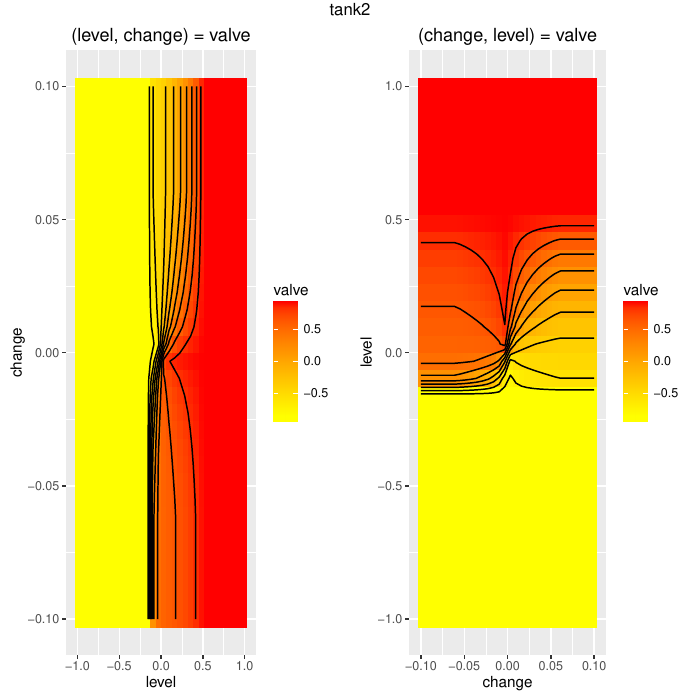

R code for this plot:
#Code automatically generated with fuzzylite 6.0.

library(ggplot2);

engine.name = "tank2"
engine.fll = "Engine: tank2
InputVariable: level
  enabled: true
  range: -1.000 1.000
  lock-range: false
  term: high Trapezoid -2.000 -1.000 -0.800 -0.001
  term: good Triangle -0.150 0.000 0.500
  term: low Trapezoid 0.001 0.800 1.000 1.500
InputVariable: change
  enabled: true
  range: -0.100 0.100
  lock-range: false
  term: falling Trapezoid -0.140 -0.100 -0.060 0.000
  term: rising Trapezoid -0.001 0.060 0.100 0.140
OutputVariable: valve
  enabled: true
  range: -1.000 1.000
  lock-range: false
  aggregation: Maximum
  defuzzifier: Centroid 200
  default: nan
  lock-previous: false
  term: close_fast Triangle -1.000 -0.900 -0.800
  term: close_slow Triangle -0.600 -0.500 -0.400
  term: no_change Triangle -0.100 0.000 0.100
  term: open_slow Triangle 0.400 0.500 0.600
  term: open_fast Triangle 0.800 0.900 1.000
RuleBlock: 
  enabled: true
  conjunction: AlgebraicProduct
  disjunction: AlgebraicSum
  implication: AlgebraicProduct
  activation: General
  rule: if level is low then valve is open_fast
  rule: if level is high then valve is close_fast
  rule: if level is good and change is rising then valve is close_slow
  rule: if level is good and change is falling then valve is open_slow"

engine.fldFile = "tank2.fld"
if (require(data.table)) {
    engine.df = data.table::fread(engine.fldFile, sep="auto", header="auto")
} else {
    engine.df = read.table(engine.fldFile, header=TRUE)
}

engine.plot.i1i2_o1 = ggplot(engine.df, aes(level, change)) + 
    geom_tile(aes(fill=valve)) + 
    scale_fill_gradient(low="yellow", high="red") + 
    stat_contour(aes(x=level, y=change, z=valve), color="black") + 
    ggtitle("(level, change) = valve")

engine.plot.i2i1_o1 = ggplot(engine.df, aes(change, level)) + 
    geom_tile(aes(fill=valve)) + 
    scale_fill_gradient(low="yellow", high="red") + 
    stat_contour(aes(x=change, y=level, z=valve), color="black") + 
    ggtitle("(change, level) = valve")

if (require(gridExtra)) {
    engine.plots = arrangeGrob(engine.plot.i1i2_o1, engine.plot.i2i1_o1, ncol=2, top=engine.name)
    ggsave(paste0(engine.name, ".pdf"), engine.plots)
    if (require(grid)) {
        grid.newpage()
        grid.draw(engine.plots)
    }
}
